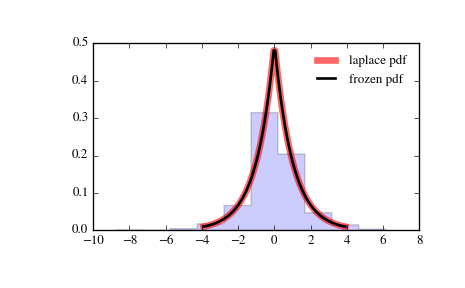

This chart was generated by the following Python code:
from scipy.stats import laplace
import matplotlib.pyplot as plt
fig, ax = plt.subplots(1, 1)

# Calculate a few first moments:

mean, var, skew, kurt = laplace.stats(moments='mvsk')

# Display the probability density function (``pdf``):

x = np.linspace(laplace.ppf(0.01),
                laplace.ppf(0.99), 100)
ax.plot(x, laplace.pdf(x),
       'r-', lw=5, alpha=0.6, label='laplace pdf')

# Alternatively, the distribution object can be called (as a function)
# to fix the shape, location and scale parameters. This returns a "frozen"
# RV object holding the given parameters fixed.

# Freeze the distribution and display the frozen ``pdf``:

rv = laplace()
ax.plot(x, rv.pdf(x), 'k-', lw=2, label='frozen pdf')

# Check accuracy of ``cdf`` and ``ppf``:

vals = laplace.ppf([0.001, 0.5, 0.999])
np.allclose([0.001, 0.5, 0.999], laplace.cdf(vals))
# True

# Generate random numbers:

r = laplace.rvs(size=1000)

# And compare the histogram:

ax.hist(r, normed=True, histtype='stepfilled', alpha=0.2)
ax.legend(loc='best', frameon=False)
plt.show()
